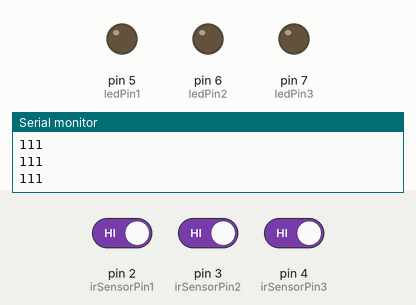
Recording of a sketch running on a simulated Arduino Uno, built with avr-gcc and run on an emulated ATmega328P. Parts: output pins drawn as LEDs (lit = HIGH), the last lines printed to the serial monitor. The test bench sets the inputs (shaded band); at power-on: pin 2 (irSensorPin1) HIGH, pin 3 (irSensorPin2) HIGH, pin 4 (irSensorPin3) HIGH.

Above: at 2.8 s.
2.9 s: pin 2 (irSensorPin1) driven LOW
At 4.2 s:
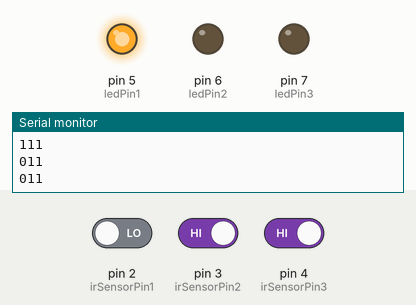
4.5 s: pin 3 (irSensorPin2) driven LOW
At 6.0 s:
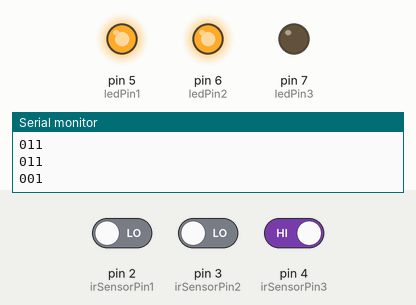
6.5 s: pin 4 (irSensorPin3) driven LOW
At 7.5 s:
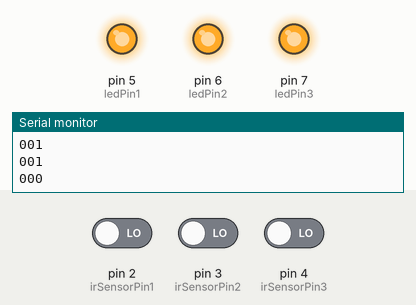
8.5 s: pin 2 (irSensorPin1) driven HIGH
At 10.2 s:
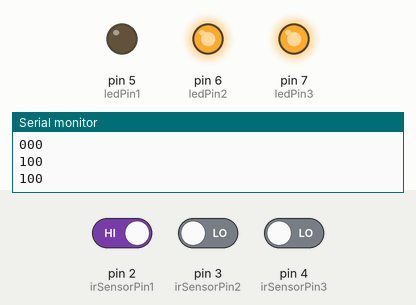
10.5 s: pin 3 (irSensorPin2) driven HIGH
At 11.8 s:
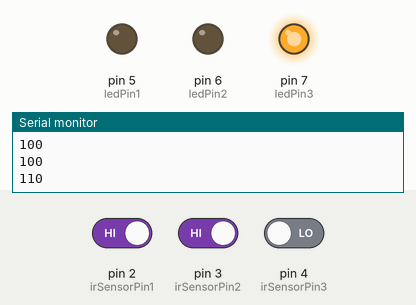
12.5 s: pin 2 (irSensorPin1) driven LOW
At 13.3 s:
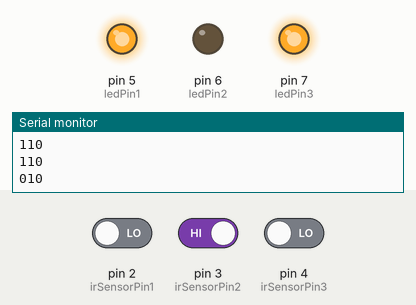
Timing chart, 0 to 15.5 s (numbered marks = the images above; inputs shaded):
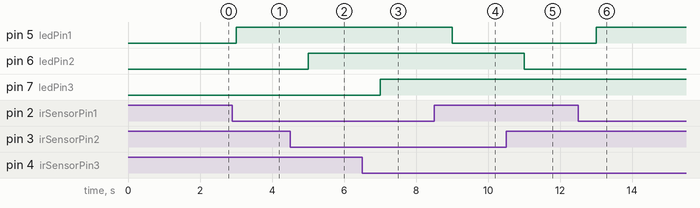

The sketch:

p1.ino
```cpp
const int irSensorPin1 = 2; // IR sensor pin for slot 1
const int irSensorPin2 = 3; // IR sensor pin for slot 2
const int irSensorPin3 = 4; // IR sensor pin for slot 3

const int ledPin1 = 5; // LED pin for slot 1
const int ledPin2 = 6; // LED pin for slot 2
const int ledPin3 = 7; // LED pin for slot 3

void setup() {
  Serial.begin(9600);
  pinMode(irSensorPin1, INPUT);
  pinMode(irSensorPin2, INPUT);
  pinMode(irSensorPin3, INPUT);

  pinMode(ledPin1, OUTPUT);
  pinMode(ledPin2, OUTPUT);
  pinMode(ledPin3, OUTPUT);
}

void loop() {
  int slot1Status = digitalRead(irSensorPin1);
  int slot2Status = digitalRead(irSensorPin2);
  int slot3Status = digitalRead(irSensorPin3);

  digitalWrite(ledPin1, !slot1Status); // Invert status because IR sensor is active low
  digitalWrite(ledPin2, !slot2Status);
  digitalWrite(ledPin3, !slot3Status);

  Serial.print(slot1Status);
  Serial.print(slot2Status);
  Serial.println(slot3Status);

  delay(1000);
}
```

Measured:
- after the input at 2.9 s, pin 5 (ledPin1): LOW → HIGH after 0.10 s
- after the input at 4.5 s, pin 6 (ledPin2): LOW → HIGH after 0.50 s
- after the input at 6.5 s, pin 7 (ledPin3): LOW → HIGH after 0.50 s
- after the input at 8.5 s, pin 5 (ledPin1): HIGH → LOW after 0.50 s
- after the input at 10.5 s, pin 6 (ledPin2): HIGH → LOW after 0.50 s
- after the input at 12.5 s, pin 5 (ledPin1): LOW → HIGH after 0.50 s
